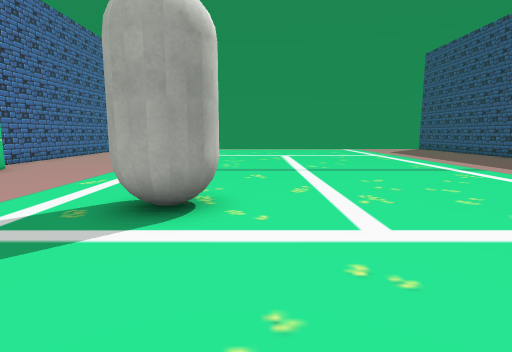
View 1 (above)

16 first-person views from a walk through a scene from a Unity 3-D project. The camera is 1.2 m above the floor, tilts 8° down and sees 80° across. The floor is counted in squares, 1 m on a side. Each view is taken from the middle of a square. On the plan, view 1 faces up. The plan holds only what a view shows up to about 13 squares ahead; the rest is blank. The player character is not drawn. Some surface patterns are stand-ins.

View 2
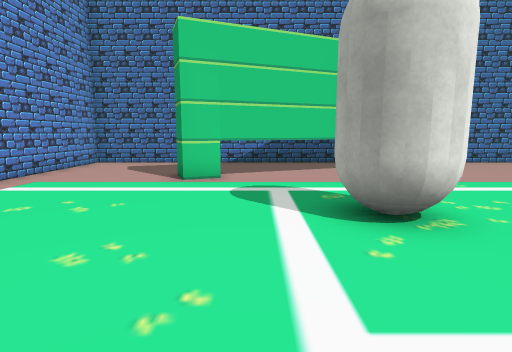

View 3
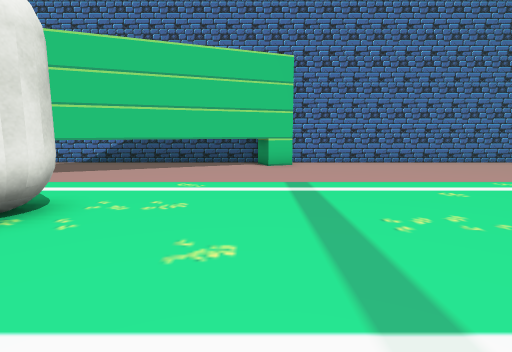

View 4
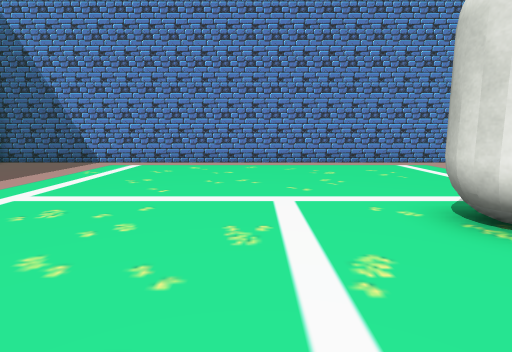

View 5
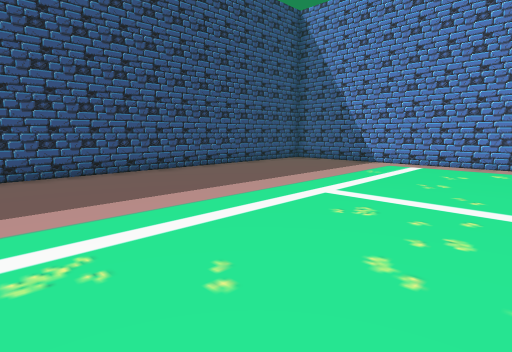

View 6
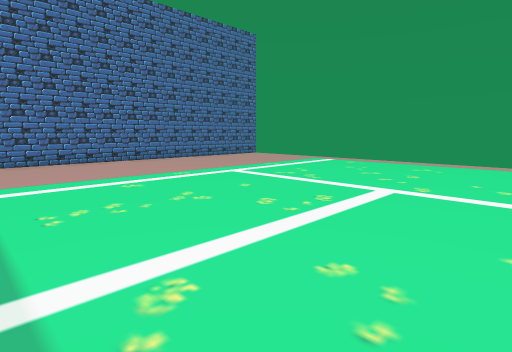

View 7
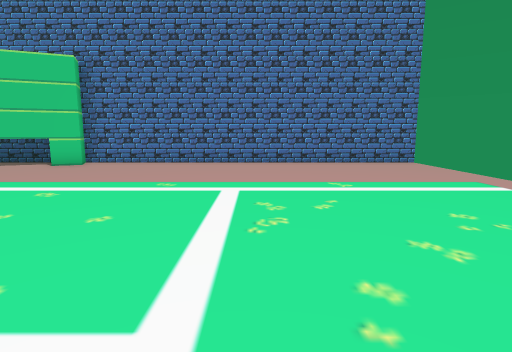

View 8
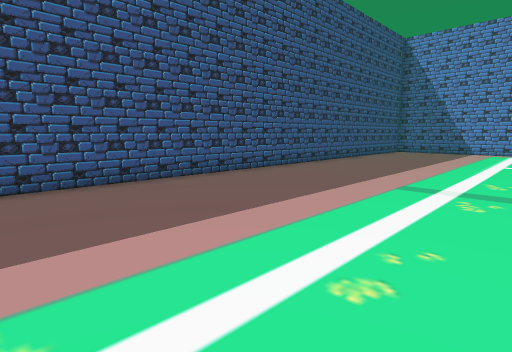

View 9
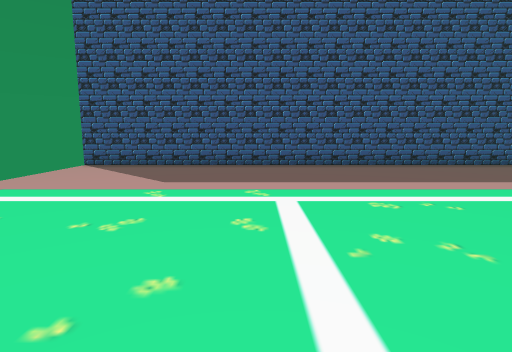

View 10
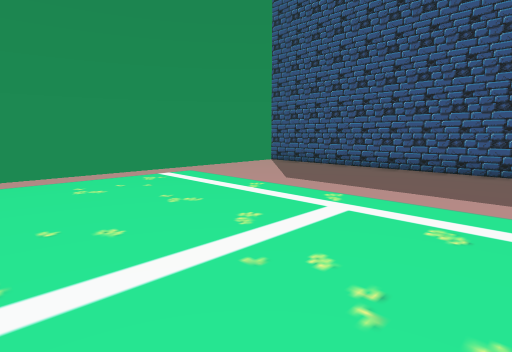

View 11
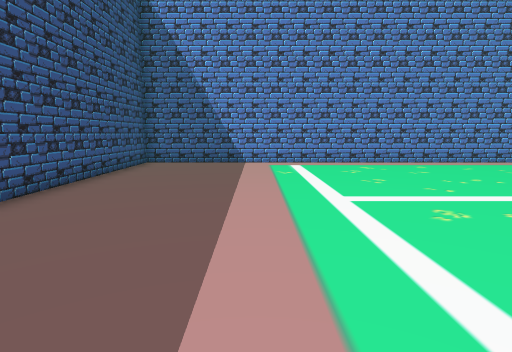

View 12
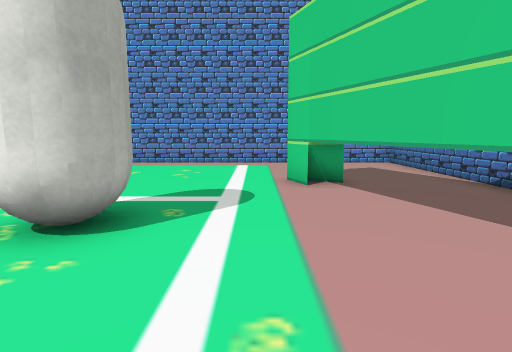

View 13
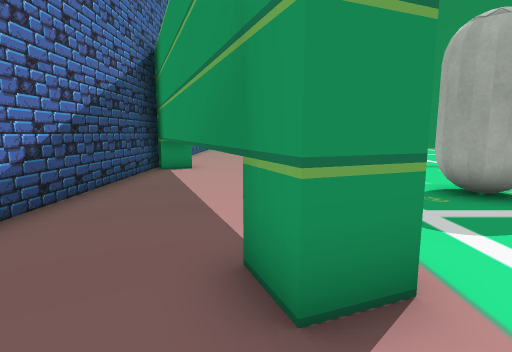

View 14
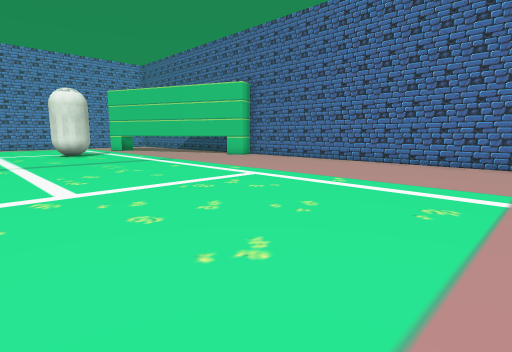

View 15
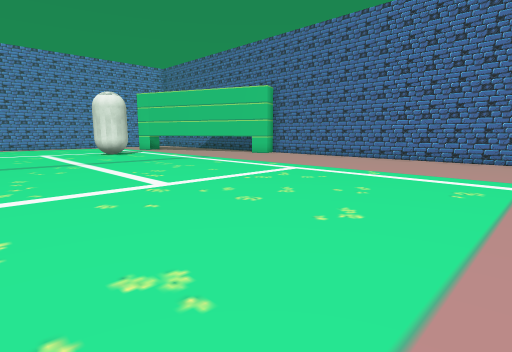

View 16
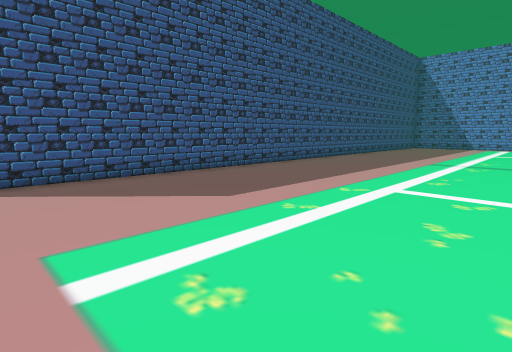

### Floor plan
Key: @ floor where view 1 was taken; # wall or solid block; . floor; ^ raised ledge; C capsule; T thing the floor can be seen under or through.
Columns run from 10 left of view 1 to 13 right of it. Each row starts with its distance up from view 1.
 24 #                      #
 23 #......................#
 22 #......................#
 21 #......................#
 20 #......................#
 19 #......................#
 18 #......................#
 17 #......................#
 16 #......................#
 15 #......................#
 14 #......................#
 13 #......................#
 12 #......................#
 11 #......................#
 10 ###....................#
  9 ###....................#
  8 ##^....................#
  7 #.^T...................#
  6 #.T^...................#
  5 #..^T...CC.............#
  4 #..TT..................#
  3 #..T^..................#
  2 #...TT.................#
  1 #...TT.................#
  0 #.........@............#
 -1 #......................#
 -2 #......................#
 -3 #......................#
 -4 ########################

Positions as (right, up) in squares from view 1, and headings:
1: (0, 0), facing up
2: (3, 3), facing left
3: (3, 9), facing left
4: (2, 9), facing down
5: (3, 9), facing down-right
6: (4, 10), facing up-left
7: (3, 17), facing left
8: (5, 17), facing down-right
9: (1, 17), facing right
10: (2, 14), facing up-right
11: (8, 9), facing down
12: (-4, 9), facing down
13: (-6, -1), facing up
14: (3, 23), facing down-left
15: (5, 23), facing down-left
16: (4, 23), facing down-right
